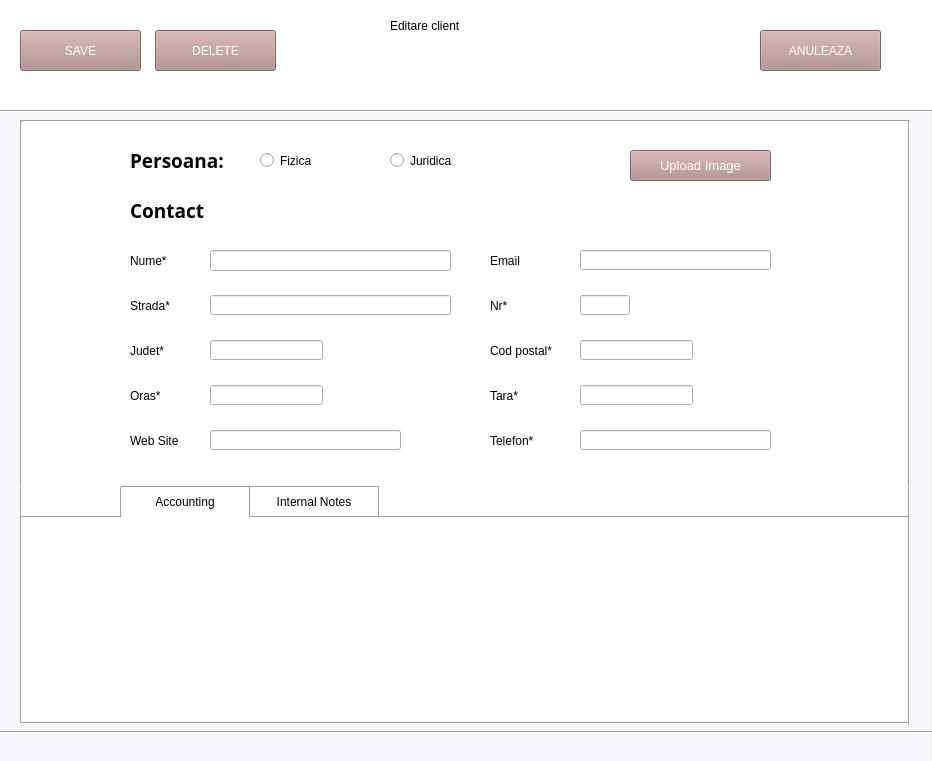
<?xml version="1.0" encoding="UTF-8"?>
<ui version="4.0">
 <class>Form</class>
 <widget class="QWidget" name="Form">
  <property name="geometry">
   <rect>
    <x>0</x>
    <y>0</y>
    <width>932</width>
    <height>761</height>
   </rect>
  </property>
  <property name="windowTitle">
   <string>Form</string>
  </property>
  <widget class="QLabel" name="background_color">
   <property name="geometry">
    <rect>
     <x>0</x>
     <y>0</y>
     <width>931</width>
     <height>761</height>
    </rect>
   </property>
   <property name="styleSheet">
    <string notr="true">background-color: rgb(246, 247, 250);</string>
   </property>
   <property name="text">
    <string/>
   </property>
  </widget>
  <widget class="QPushButton" name="save_button">
   <property name="geometry">
    <rect>
     <x>20</x>
     <y>30</y>
     <width>121</width>
     <height>41</height>
    </rect>
   </property>
   <property name="styleSheet">
    <string notr="true">background-color: rgb(174, 139, 137);
color: rgb(255, 255, 255);
font: 75 14pt &quot;MS Shell Dlg 2&quot;;</string>
   </property>
   <property name="text">
    <string>SAVE</string>
   </property>
  </widget>
  <widget class="QLabel" name="kanban_bg_color">
   <property name="geometry">
    <rect>
     <x>20</x>
     <y>120</y>
     <width>887</width>
     <height>601</height>
    </rect>
   </property>
   <property name="styleSheet">
    <string notr="true">background-color: rgb(255, 255, 255);</string>
   </property>
   <property name="text">
    <string/>
   </property>
  </widget>
  <widget class="Line" name="line">
   <property name="geometry">
    <rect>
     <x>20</x>
     <y>120</y>
     <width>889</width>
     <height>3</height>
    </rect>
   </property>
   <property name="orientation">
    <enum>Qt::Horizontal</enum>
   </property>
  </widget>
  <widget class="Line" name="line_2">
   <property name="geometry">
    <rect>
     <x>20</x>
     <y>121</y>
     <width>3</width>
     <height>602</height>
    </rect>
   </property>
   <property name="orientation">
    <enum>Qt::Vertical</enum>
   </property>
  </widget>
  <widget class="Line" name="line_3">
   <property name="geometry">
    <rect>
     <x>20</x>
     <y>722</y>
     <width>889</width>
     <height>3</height>
    </rect>
   </property>
   <property name="orientation">
    <enum>Qt::Horizontal</enum>
   </property>
  </widget>
  <widget class="Line" name="line_4">
   <property name="geometry">
    <rect>
     <x>908</x>
     <y>121</y>
     <width>3</width>
     <height>604</height>
    </rect>
   </property>
   <property name="orientation">
    <enum>Qt::Vertical</enum>
   </property>
  </widget>
  <widget class="Line" name="line_5">
   <property name="geometry">
    <rect>
     <x>0</x>
     <y>110</y>
     <width>1000</width>
     <height>3</height>
    </rect>
   </property>
   <property name="orientation">
    <enum>Qt::Horizontal</enum>
   </property>
  </widget>
  <widget class="Line" name="line_6">
   <property name="geometry">
    <rect>
     <x>-30</x>
     <y>731</y>
     <width>1000</width>
     <height>3</height>
    </rect>
   </property>
   <property name="orientation">
    <enum>Qt::Horizontal</enum>
   </property>
  </widget>
  <widget class="QLabel" name="antet_color">
   <property name="geometry">
    <rect>
     <x>-20</x>
     <y>0</y>
     <width>971</width>
     <height>111</height>
    </rect>
   </property>
   <property name="styleSheet">
    <string notr="true">background-color: rgb(255, 255, 255);</string>
   </property>
   <property name="text">
    <string/>
   </property>
  </widget>
  <widget class="QLabel" name="label">
   <property name="geometry">
    <rect>
     <x>390</x>
     <y>10</y>
     <width>131</width>
     <height>31</height>
    </rect>
   </property>
   <property name="styleSheet">
    <string notr="true">font: 63 14pt &quot;Lucida Bright&quot;;</string>
   </property>
   <property name="text">
    <string>Editare client</string>
   </property>
  </widget>
  <widget class="QRadioButton" name="rb_fizica">
   <property name="geometry">
    <rect>
     <x>260</x>
     <y>145</y>
     <width>101</width>
     <height>31</height>
    </rect>
   </property>
   <property name="styleSheet">
    <string notr="true">font: 63 14pt &quot;Lucida Bright&quot;;</string>
   </property>
   <property name="text">
    <string>Fizica</string>
   </property>
  </widget>
  <widget class="QRadioButton" name="rb_juridica">
   <property name="geometry">
    <rect>
     <x>390</x>
     <y>145</y>
     <width>131</width>
     <height>31</height>
    </rect>
   </property>
   <property name="styleSheet">
    <string notr="true">font: 63 14pt &quot;Lucida Bright&quot;;</string>
   </property>
   <property name="text">
    <string>Juridica</string>
   </property>
  </widget>
  <widget class="QLabel" name="label_2">
   <property name="geometry">
    <rect>
     <x>130</x>
     <y>145</y>
     <width>121</width>
     <height>31</height>
    </rect>
   </property>
   <property name="font">
    <font>
     <family>Lucida Bright</family>
     <pointsize>14</pointsize>
     <weight>75</weight>
     <bold>true</bold>
    </font>
   </property>
   <property name="styleSheet">
    <string notr="true"/>
   </property>
   <property name="text">
    <string>Persoana:</string>
   </property>
  </widget>
  <widget class="QLabel" name="street_label">
   <property name="geometry">
    <rect>
     <x>130</x>
     <y>290</y>
     <width>61</width>
     <height>31</height>
    </rect>
   </property>
   <property name="styleSheet">
    <string notr="true">font: 11pt &quot;MS Shell Dlg 2&quot;;</string>
   </property>
   <property name="text">
    <string>Strada*</string>
   </property>
  </widget>
  <widget class="QLabel" name="judet_label">
   <property name="geometry">
    <rect>
     <x>130</x>
     <y>335</y>
     <width>51</width>
     <height>31</height>
    </rect>
   </property>
   <property name="styleSheet">
    <string notr="true">font: 11pt &quot;MS Shell Dlg 2&quot;;</string>
   </property>
   <property name="text">
    <string>Judet*</string>
   </property>
  </widget>
  <widget class="QLabel" name="country_label">
   <property name="geometry">
    <rect>
     <x>490</x>
     <y>380</y>
     <width>51</width>
     <height>31</height>
    </rect>
   </property>
   <property name="styleSheet">
    <string notr="true">font: 11pt &quot;MS Shell Dlg 2&quot;;</string>
   </property>
   <property name="text">
    <string>Tara*</string>
   </property>
  </widget>
  <widget class="QLabel" name="nr_street_label">
   <property name="geometry">
    <rect>
     <x>490</x>
     <y>290</y>
     <width>41</width>
     <height>31</height>
    </rect>
   </property>
   <property name="styleSheet">
    <string notr="true">font: 11pt &quot;MS Shell Dlg 2&quot;;</string>
   </property>
   <property name="text">
    <string>Nr*</string>
   </property>
  </widget>
  <widget class="QLabel" name="cod_postal">
   <property name="geometry">
    <rect>
     <x>490</x>
     <y>335</y>
     <width>111</width>
     <height>31</height>
    </rect>
   </property>
   <property name="styleSheet">
    <string notr="true">font: 11pt &quot;MS Shell Dlg 2&quot;;</string>
   </property>
   <property name="text">
    <string>Cod postal*</string>
   </property>
  </widget>
  <widget class="QLabel" name="oras_label">
   <property name="geometry">
    <rect>
     <x>130</x>
     <y>380</y>
     <width>61</width>
     <height>31</height>
    </rect>
   </property>
   <property name="styleSheet">
    <string notr="true">font: 11pt &quot;MS Shell Dlg 2&quot;;</string>
   </property>
   <property name="text">
    <string>Oras*</string>
   </property>
  </widget>
  <widget class="QLabel" name="telefon_label">
   <property name="geometry">
    <rect>
     <x>490</x>
     <y>425</y>
     <width>71</width>
     <height>31</height>
    </rect>
   </property>
   <property name="styleSheet">
    <string notr="true">font: 11pt &quot;MS Shell Dlg 2&quot;;</string>
   </property>
   <property name="text">
    <string>Telefon*</string>
   </property>
  </widget>
  <widget class="QLabel" name="web_site_label">
   <property name="geometry">
    <rect>
     <x>130</x>
     <y>425</y>
     <width>81</width>
     <height>31</height>
    </rect>
   </property>
   <property name="styleSheet">
    <string notr="true">font: 11pt &quot;MS Shell Dlg 2&quot;;</string>
   </property>
   <property name="text">
    <string>Web Site</string>
   </property>
  </widget>
  <widget class="QLabel" name="web_site_label_2">
   <property name="geometry">
    <rect>
     <x>490</x>
     <y>245</y>
     <width>61</width>
     <height>31</height>
    </rect>
   </property>
   <property name="styleSheet">
    <string notr="true">font: 11pt &quot;MS Shell Dlg 2&quot;;</string>
   </property>
   <property name="text">
    <string>Email</string>
   </property>
  </widget>
  <widget class="QLineEdit" name="street_input">
   <property name="geometry">
    <rect>
     <x>210</x>
     <y>295</y>
     <width>241</width>
     <height>20</height>
    </rect>
   </property>
   <property name="minimumSize">
    <size>
     <width>100</width>
     <height>0</height>
    </size>
   </property>
   <property name="styleSheet">
    <string notr="true">font: 10pt &quot;MS Shell Dlg 2&quot;;</string>
   </property>
   <property name="text">
    <string/>
   </property>
  </widget>
  <widget class="QLineEdit" name="judet_input">
   <property name="geometry">
    <rect>
     <x>210</x>
     <y>340</y>
     <width>113</width>
     <height>20</height>
    </rect>
   </property>
   <property name="minimumSize">
    <size>
     <width>100</width>
     <height>0</height>
    </size>
   </property>
   <property name="styleSheet">
    <string notr="true">font: 10pt &quot;MS Shell Dlg 2&quot;;</string>
   </property>
   <property name="text">
    <string/>
   </property>
  </widget>
  <widget class="QLineEdit" name="country_input">
   <property name="geometry">
    <rect>
     <x>580</x>
     <y>385</y>
     <width>113</width>
     <height>20</height>
    </rect>
   </property>
   <property name="minimumSize">
    <size>
     <width>100</width>
     <height>0</height>
    </size>
   </property>
   <property name="styleSheet">
    <string notr="true">font: 10pt &quot;MS Shell Dlg 2&quot;;</string>
   </property>
   <property name="text">
    <string/>
   </property>
  </widget>
  <widget class="QLineEdit" name="nr_street_input">
   <property name="geometry">
    <rect>
     <x>580</x>
     <y>295</y>
     <width>50</width>
     <height>20</height>
    </rect>
   </property>
   <property name="minimumSize">
    <size>
     <width>50</width>
     <height>0</height>
    </size>
   </property>
   <property name="maximumSize">
    <size>
     <width>50</width>
     <height>16777215</height>
    </size>
   </property>
   <property name="styleSheet">
    <string notr="true">font: 10pt &quot;MS Shell Dlg 2&quot;;</string>
   </property>
   <property name="text">
    <string/>
   </property>
  </widget>
  <widget class="QLineEdit" name="zip_code_input">
   <property name="geometry">
    <rect>
     <x>580</x>
     <y>340</y>
     <width>113</width>
     <height>20</height>
    </rect>
   </property>
   <property name="minimumSize">
    <size>
     <width>100</width>
     <height>0</height>
    </size>
   </property>
   <property name="styleSheet">
    <string notr="true">font: 10pt &quot;MS Shell Dlg 2&quot;;</string>
   </property>
   <property name="text">
    <string/>
   </property>
  </widget>
  <widget class="QLineEdit" name="oras_input">
   <property name="geometry">
    <rect>
     <x>210</x>
     <y>385</y>
     <width>113</width>
     <height>20</height>
    </rect>
   </property>
   <property name="minimumSize">
    <size>
     <width>100</width>
     <height>0</height>
    </size>
   </property>
   <property name="styleSheet">
    <string notr="true">font: 10pt &quot;MS Shell Dlg 2&quot;;</string>
   </property>
   <property name="text">
    <string/>
   </property>
  </widget>
  <widget class="QLineEdit" name="telefon_input">
   <property name="geometry">
    <rect>
     <x>580</x>
     <y>430</y>
     <width>191</width>
     <height>20</height>
    </rect>
   </property>
   <property name="minimumSize">
    <size>
     <width>100</width>
     <height>0</height>
    </size>
   </property>
   <property name="styleSheet">
    <string notr="true">font: 10pt &quot;MS Shell Dlg 2&quot;;</string>
   </property>
   <property name="text">
    <string/>
   </property>
  </widget>
  <widget class="QLabel" name="name_label">
   <property name="geometry">
    <rect>
     <x>130</x>
     <y>245</y>
     <width>61</width>
     <height>31</height>
    </rect>
   </property>
   <property name="styleSheet">
    <string notr="true">font: 11pt &quot;MS Shell Dlg 2&quot;;</string>
   </property>
   <property name="text">
    <string>Nume*</string>
   </property>
  </widget>
  <widget class="QLineEdit" name="name_input">
   <property name="geometry">
    <rect>
     <x>210</x>
     <y>250</y>
     <width>241</width>
     <height>21</height>
    </rect>
   </property>
   <property name="minimumSize">
    <size>
     <width>100</width>
     <height>0</height>
    </size>
   </property>
   <property name="styleSheet">
    <string notr="true">font: 10pt &quot;MS Shell Dlg 2&quot;;</string>
   </property>
   <property name="inputMask">
    <string/>
   </property>
   <property name="text">
    <string/>
   </property>
   <property name="placeholderText">
    <string/>
   </property>
  </widget>
  <widget class="QLabel" name="street_label_2">
   <property name="geometry">
    <rect>
     <x>130</x>
     <y>195</y>
     <width>91</width>
     <height>31</height>
    </rect>
   </property>
   <property name="font">
    <font>
     <family>Lucida Bright</family>
     <pointsize>14</pointsize>
     <weight>75</weight>
     <italic>false</italic>
     <bold>true</bold>
    </font>
   </property>
   <property name="mouseTracking">
    <bool>false</bool>
   </property>
   <property name="styleSheet">
    <string notr="true"/>
   </property>
   <property name="text">
    <string>Contact</string>
   </property>
  </widget>
  <widget class="QLineEdit" name="email_input">
   <property name="geometry">
    <rect>
     <x>580</x>
     <y>250</y>
     <width>191</width>
     <height>20</height>
    </rect>
   </property>
   <property name="minimumSize">
    <size>
     <width>100</width>
     <height>0</height>
    </size>
   </property>
   <property name="styleSheet">
    <string notr="true">font: 10pt &quot;MS Shell Dlg 2&quot;;</string>
   </property>
   <property name="text">
    <string/>
   </property>
  </widget>
  <widget class="QLineEdit" name="web_site_input">
   <property name="geometry">
    <rect>
     <x>210</x>
     <y>430</y>
     <width>191</width>
     <height>20</height>
    </rect>
   </property>
   <property name="minimumSize">
    <size>
     <width>100</width>
     <height>0</height>
    </size>
   </property>
   <property name="styleSheet">
    <string notr="true">font: 10pt &quot;MS Shell Dlg 2&quot;;</string>
   </property>
   <property name="text">
    <string/>
   </property>
  </widget>
  <widget class="QLabel" name="label_9">
   <property name="geometry">
    <rect>
     <x>492</x>
     <y>171</y>
     <width>100</width>
     <height>16</height>
    </rect>
   </property>
   <property name="minimumSize">
    <size>
     <width>100</width>
     <height>0</height>
    </size>
   </property>
   <property name="text">
    <string/>
   </property>
  </widget>
  <widget class="QPushButton" name="close_button">
   <property name="geometry">
    <rect>
     <x>760</x>
     <y>30</y>
     <width>121</width>
     <height>41</height>
    </rect>
   </property>
   <property name="styleSheet">
    <string notr="true">background-color: rgb(174, 139, 137);
color: rgb(255, 255, 255);
font: 75 14pt &quot;MS Shell Dlg 2&quot;;</string>
   </property>
   <property name="text">
    <string>ANULEAZA</string>
   </property>
  </widget>
  <widget class="QLabel" name="label_3">
   <property name="geometry">
    <rect>
     <x>120</x>
     <y>486</y>
     <width>130</width>
     <height>31</height>
    </rect>
   </property>
   <property name="styleSheet">
    <string notr="true">font: 11pt &quot;MS Shell Dlg 2&quot;;
border-top: 1px solid;
border-top-color: rgb(174, 139, 137);
border-left: 1px solid;
border-left-color: rgb(160,160,160);
border-right: 1px solid;
border-right-color: rgb(160,160,160);
</string>
   </property>
   <property name="text">
    <string>Accounting</string>
   </property>
   <property name="alignment">
    <set>Qt::AlignCenter</set>
   </property>
  </widget>
  <widget class="QLabel" name="label_4">
   <property name="geometry">
    <rect>
     <x>249</x>
     <y>486</y>
     <width>130</width>
     <height>31</height>
    </rect>
   </property>
   <property name="styleSheet">
    <string notr="true">font: 11pt &quot;MS Shell Dlg 2&quot;;
border-top: 1px solid;
border-top-color:rgb(160,160,160);
border-left: 1px solid;
border-left-color: rgb(160,160,160);
border-right: 1px solid;
border-right-color: rgb(160,160,160);
border-bottom: 1px solid;
border-bottom-color: rgb(160,160,160);</string>
   </property>
   <property name="text">
    <string>Internal Notes</string>
   </property>
   <property name="alignment">
    <set>Qt::AlignCenter</set>
   </property>
  </widget>
  <widget class="QLabel" name="label_5">
   <property name="geometry">
    <rect>
     <x>20</x>
     <y>486</y>
     <width>101</width>
     <height>31</height>
    </rect>
   </property>
   <property name="styleSheet">
    <string notr="true">font: 11pt &quot;MS Shell Dlg 2&quot;;
border-top: 1px solid white;
border-bottom: 1px solid;
border-bottom-color: rgb(160,160,160);</string>
   </property>
   <property name="text">
    <string/>
   </property>
  </widget>
  <widget class="QLabel" name="label_6">
   <property name="geometry">
    <rect>
     <x>379</x>
     <y>486</y>
     <width>530</width>
     <height>31</height>
    </rect>
   </property>
   <property name="styleSheet">
    <string notr="true">font: 11pt &quot;MS Shell Dlg 2&quot;;
border-top: 1px solid white;
border-bottom: 1px solid;
border-bottom-color: rgb(160,160,160);</string>
   </property>
   <property name="text">
    <string/>
   </property>
  </widget>
  <widget class="QLabel" name="image">
   <property name="geometry">
    <rect>
     <x>795</x>
     <y>130</y>
     <width>100</width>
     <height>100</height>
    </rect>
   </property>
   <property name="text">
    <string/>
   </property>
  </widget>
  <widget class="QPushButton" name="btn_upload_image">
   <property name="geometry">
    <rect>
     <x>630</x>
     <y>150</y>
     <width>141</width>
     <height>31</height>
    </rect>
   </property>
   <property name="font">
    <font>
     <pointsize>10</pointsize>
     <weight>1</weight>
     <italic>false</italic>
     <bold>false</bold>
    </font>
   </property>
   <property name="styleSheet">
    <string notr="true">background-color: rgb(174, 139, 137);
color: rgb(255, 255, 255);
font: 50 8 &quot;MS Shell Dlg 2&quot;;</string>
   </property>
   <property name="text">
    <string>Upload Image</string>
   </property>
  </widget>
  <widget class="QPushButton" name="btn_delete">
   <property name="geometry">
    <rect>
     <x>155</x>
     <y>30</y>
     <width>121</width>
     <height>41</height>
    </rect>
   </property>
   <property name="styleSheet">
    <string notr="true">background-color: rgb(174, 139, 137);
color: rgb(255, 255, 255);
font: 75 14pt &quot;MS Shell Dlg 2&quot;;</string>
   </property>
   <property name="text">
    <string>DELETE</string>
   </property>
  </widget>
  <zorder>label_9</zorder>
  <zorder>background_color</zorder>
  <zorder>kanban_bg_color</zorder>
  <zorder>antet_color</zorder>
  <zorder>save_button</zorder>
  <zorder>line</zorder>
  <zorder>line_2</zorder>
  <zorder>line_3</zorder>
  <zorder>line_4</zorder>
  <zorder>line_5</zorder>
  <zorder>line_6</zorder>
  <zorder>label</zorder>
  <zorder>rb_fizica</zorder>
  <zorder>rb_juridica</zorder>
  <zorder>label_2</zorder>
  <zorder>street_label</zorder>
  <zorder>judet_label</zorder>
  <zorder>country_label</zorder>
  <zorder>nr_street_label</zorder>
  <zorder>cod_postal</zorder>
  <zorder>oras_label</zorder>
  <zorder>telefon_label</zorder>
  <zorder>web_site_label</zorder>
  <zorder>web_site_label_2</zorder>
  <zorder>street_input</zorder>
  <zorder>judet_input</zorder>
  <zorder>country_input</zorder>
  <zorder>nr_street_input</zorder>
  <zorder>zip_code_input</zorder>
  <zorder>oras_input</zorder>
  <zorder>telefon_input</zorder>
  <zorder>name_label</zorder>
  <zorder>name_input</zorder>
  <zorder>street_label_2</zorder>
  <zorder>email_input</zorder>
  <zorder>web_site_input</zorder>
  <zorder>close_button</zorder>
  <zorder>label_3</zorder>
  <zorder>label_4</zorder>
  <zorder>label_5</zorder>
  <zorder>label_6</zorder>
  <zorder>image</zorder>
  <zorder>btn_upload_image</zorder>
  <zorder>btn_delete</zorder>
 </widget>
 <resources/>
 <connections/>
</ui>
